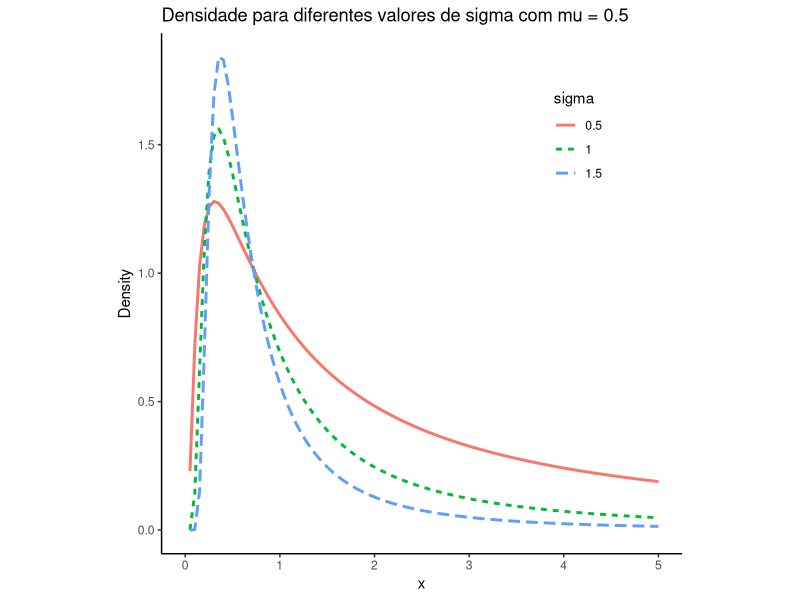
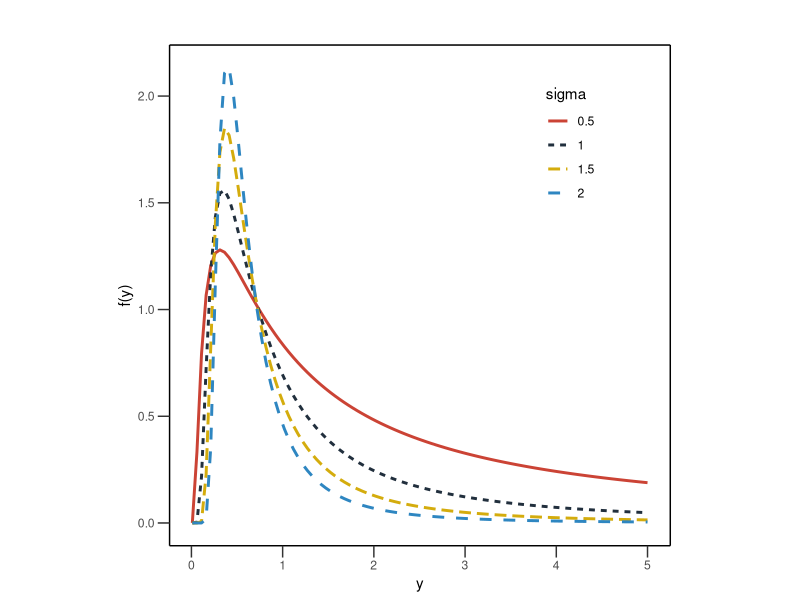
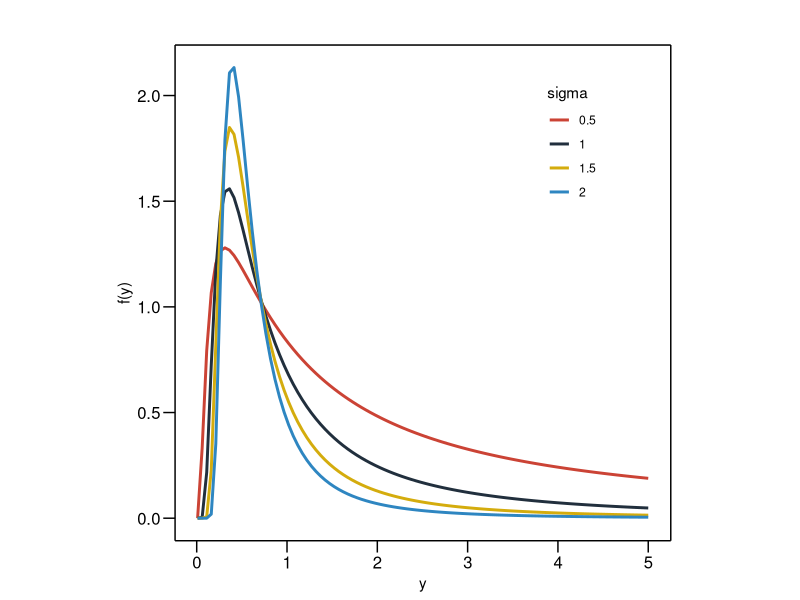
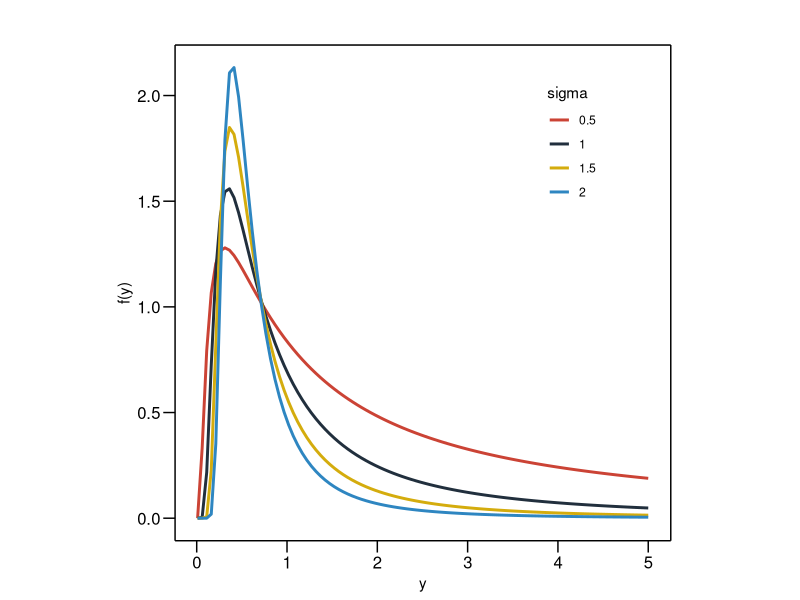

The R source for these figures, in order:
# alpha reparameterization

# PROBABILITY DENSITY FUNCTION

dUGo <- function(x, mu=.5, sigma=1.2, tau=.5)
{
  
  fx1<- log(tau)/(1 - mu^(-sigma)) * sigma * x^(-(1 + sigma)) * exp((log(tau) / (1 - mu^(-sigma))) *
                                                   (1 - x^(-sigma)))
  
  return(fx1)
  
}

integrate(dUGo,0,1) 

# CUMULATIVE DISTRIBUTION FUNCTION 

pUGo <-  function(q, mu=.5, sigma=1.2, tau=.5) 
{
  cdf <- exp(((log(tau)) / (1 - mu^(-sigma))) * (1 - q^(-sigma)))
  return(cdf)
}


# QUANTILE FUNCTION
qUGo<-function(u, mu=.5, sigma=1.2, tau=.5)
{
  q<-(1 - (log(u) * (1 - mu^(-sigma)) / log(tau)))^(-1 / sigma)
  return(q)
}


# CHEKING LOG-LIKELIHOOD 

x= .5 
mu=.5 
sigma=1.2 
tau=.5


llik<-function(x, mu=.5, sigma=1, tau=.5)
{
  ll<-log(log(tau)/(1-mu^-sigma))+log(sigma)+(-1-sigma)*log(x)+(log(tau)/(1-mu^-sigma))*(1-x^-sigma)
  return(ll)
}

log(dUGo(x, mu=.5, sigma=1, tau=.5))
llik(x, mu=.5, sigma=1, tau=.5)

z=c(.3,.4,.5)

log(dUGo(z[1], mu=.5, sigma=1, tau=.5)*dUGo(z[2], mu=.5, sigma=1, tau=.5)*dUGo(z[3], mu=.5, sigma=1, tau=.5))

sum(llik(z, mu=.5, sigma=1, tau=.5))



### GRAFICOS
# Carregar pacotes necessários
library(ggplot2)
library(dplyr)

# Definição da função dUGo
dUGo <- function(x, mu = 0.5, sigma = 1.2, tau = 0.5) {
  log(tau) / (1 - mu^(-sigma)) * sigma * x^(-(1 + sigma)) * exp((log(tau) / (1 - mu^(-sigma))) * (1 - x^(-sigma)))
}

# Valores dos parâmetros
sigma_values <- c(0.5, 1.0, 1.5)
tau <- 0.5
mu_fixed <- 0.5

# Sequência de valores de x
x <- seq(0, 5, length.out = 100)

# Criar data frame para armazenar os valores de x, sigma e densidade
data <- expand.grid(x = x, sigma = sigma_values)
data$density <- mapply(dUGo, data$x, mu_fixed, data$sigma, tau)

# Plotar as densidades usando ggplot2
ggplot(data, aes(x = x, y = density, color = factor(sigma), linetype = factor(sigma))) +
  geom_line(size = 1) +
  labs(title = paste("Densidade para diferentes valores de sigma com mu =", mu_fixed),
       x = "x", y = "Density", color = "sigma", linetype = "sigma") +
  theme_classic() +
  theme(legend.position = c(0.8, 0.8), # Posição da legenda dentro do gráfico
        legend.background = element_rect(fill = alpha('white', 0.6)), # Fundo transparente para a legenda
        aspect.ratio = 1) # Tornar a imagem mais quadrada





# Carregar pacotes necessários
library(ggplot2)
library(dplyr)

# Definição da função dUGo
dUGo <- function(x, mu = 0.5, sigma = 1.2, tau = 0.5) {
  log(tau) / (1 - mu^(-sigma)) * sigma * x^(-(1 + sigma)) * exp((log(tau) / (1 - mu^(-sigma))) * (1 - x^(-sigma)))
}

# Valores dos parâmetros
sigma_values <- c(0.5, 1.0, 1.5,2.0)
tau <- 0.5
mu_fixed <- 0.5

# Sequência de valores de x
x <- seq(0.01, 5, length.out = 100)

# Criar data frame para armazenar os valores de x, sigma e densidade
data <- expand.grid(x = x, sigma = sigma_values)
data$density <- mapply(dUGo, data$x, mu_fixed, data$sigma, tau)

# Plotar as densidades usando ggplot2
ggplot(data, aes(x = x, y = density, color = factor(sigma), linetype = factor(sigma))) +
  geom_line(size = 1) +
  labs(title = paste(""), #"Densidade para diferentes valores de sigma com mu =", mu_fixed
       x = "y", y = "f(y)", color = "sigma", linetype = "sigma") +
  theme_classic() +
  theme(
    legend.position = c(0.8, 0.8), # Posição da legenda dentro do gráfico
    legend.background = element_rect(fill = alpha('white', 0.6)), # Fundo transparente para a legenda
    axis.line = element_line(), # Adicionar linha do eixo
    axis.line.x = element_line(), # Adicionar linha do eixo inferior
    axis.line.y = element_line(), # Adicionar linha do eixo esquerdo
    axis.line.x.top = element_line(), # Adicionar linha do eixo no topo
    axis.line.y.right = element_line(), # Adicionar linha do eixo à direita
    axis.ticks = element_line(), # Adicionar todos os ticks
    axis.ticks.length = unit(0.3, "cm"), # Ajustar comprimento dos ticks
    axis.ticks.x.top = element_blank(), # Remover ticks no topo
    axis.ticks.y.right = element_blank(), # Remover ticks à direita
    axis.text.x.top = element_blank(), # Remover texto dos ticks no topo
    axis.text.y.right = element_blank(), # Remover texto dos ticks à direita
    aspect.ratio = 1 # Tornar a imagem mais quadrada
  ) +
  scale_y_continuous(sec.axis = dup_axis(name = NULL)) + # Eixo secundário Y sem rótulo
  scale_x_continuous(sec.axis = dup_axis(name = NULL)) +  # Eixo secundário X sem rótulo
  scale_color_manual(values = c("#CB4335", "#212F3D", "#D4AC0D", "#2E86C1")) # Definir cores específicas para as densidades



ggplot(data, aes(x = x, y = density, color = factor(sigma))) +
  geom_line(size = 1) +
  labs(title = "", # Se desejar adicionar um título, descomente e personalize
       x = "y", y = "f(y)", color = "sigma") +
  theme_classic() +
  theme(
    legend.position = c(0.8, 0.8), # Posição da legenda dentro do gráfico
    legend.background = element_rect(fill = alpha('white', 0.6)), # Fundo transparente para a legenda
    axis.line = element_line(color = "black"), # Linha dos eixos em preto
    axis.line.x = element_line(color = "black"), # Linha do eixo inferior em preto
    axis.line.y = element_line(color = "black"), # Linha do eixo esquerdo em preto
    axis.line.x.top = element_line(color = "black"), # Linha do eixo superior em preto
    axis.line.y.right = element_line(color = "black"), # Linha do eixo direito em preto
    axis.ticks = element_line(color = "black"), # Ticks dos eixos em preto
    axis.ticks.length = unit(0.3, "cm"), # Ajustar comprimento dos ticks
    axis.ticks.x.top = element_blank(), # Remover ticks no topo
    axis.ticks.y.right = element_blank(), # Remover ticks à direita
    axis.text.x = element_text(size = 12, color = "black"), # Texto dos ticks do eixo X em preto e tamanho 14
    axis.text.y = element_text(size = 12, color = "black"), # Texto dos ticks do eixo Y em preto e tamanho 14
    axis.text.x.top = element_blank(), # Remover texto dos ticks no topo
    axis.text.y.right = element_blank(), # Remover texto dos ticks à direita
    aspect.ratio = 1 # Tornar a imagem mais quadrada
  ) +
  scale_y_continuous(sec.axis = dup_axis(name = NULL)) + # Eixo secundário Y sem rótulo
  scale_x_continuous(sec.axis = dup_axis(name = NULL)) + # Eixo secundário X sem rótulo
  scale_color_manual(values = c("#CB4335", "#212F3D", "#D4AC0D", "#2E86C1")) # Definir cores específicas para as densidades


ggsave("grafico2.png", plot = last_plot(), width = 8, height = 6, dpi = 600)
